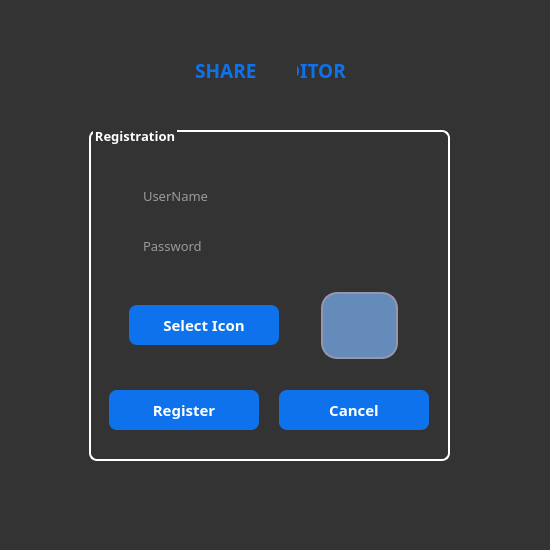
<?xml version="1.0" encoding="UTF-8"?>
<ui version="4.0">
 <class>RegisterDialog</class>
 <widget class="QDialog" name="RegisterDialog">
  <property name="geometry">
   <rect>
    <x>0</x>
    <y>0</y>
    <width>550</width>
    <height>550</height>
   </rect>
  </property>
  <property name="sizePolicy">
   <sizepolicy hsizetype="Fixed" vsizetype="Fixed">
    <horstretch>0</horstretch>
    <verstretch>0</verstretch>
   </sizepolicy>
  </property>
  <property name="minimumSize">
   <size>
    <width>550</width>
    <height>550</height>
   </size>
  </property>
  <property name="maximumSize">
   <size>
    <width>550</width>
    <height>550</height>
   </size>
  </property>
  <property name="font">
   <font>
    <family>Calibri</family>
    <pointsize>10</pointsize>
   </font>
  </property>
  <property name="windowTitle">
   <string>Shared Editor - Profile</string>
  </property>
  <property name="styleSheet">
   <string notr="true">background-color:#333;
border-radius:15px;
border-color:5px rgb(222, 222, 222)</string>
  </property>
  <widget class="QGroupBox" name="groupBox">
   <property name="geometry">
    <rect>
     <x>89</x>
     <y>130</y>
     <width>361</width>
     <height>331</height>
    </rect>
   </property>
   <property name="font">
    <font>
     <family>Bahnschrift SemiBold</family>
     <pointsize>10</pointsize>
     <weight>75</weight>
     <bold>true</bold>
    </font>
   </property>
   <property name="styleSheet">
    <string notr="true">QGroupBox {
    border: 2px solid gray;
    border-radius: 8px;
    margin-top: 0.5em;

    border-color: rgb(255, 255, 255)
}


QGroupBox::title {
    subcontrol-origin: margin;
    left: 4px;
	bottom: 6px;
    padding: 3 0 3 0;
    color: rgb(255, 255, 255)
}

</string>
   </property>
   <property name="title">
    <string>Registration</string>
   </property>
   <widget class="QPushButton" name="RegisterPushButton">
    <property name="geometry">
     <rect>
      <x>20</x>
      <y>260</y>
      <width>150</width>
      <height>40</height>
     </rect>
    </property>
    <property name="font">
     <font>
      <family>Bahnschrift SemiBold</family>
      <pointsize>11</pointsize>
      <weight>75</weight>
      <bold>true</bold>
     </font>
    </property>
    <property name="styleSheet">
     <string notr="true">background-color: 
rgb(150, 150, 175);
background-color: rgb(14, 114, 237);

color:rgb(255, 255, 255);

 border-radius: 8px;</string>
    </property>
    <property name="text">
     <string>Register</string>
    </property>
   </widget>
   <widget class="QWidget" name="layoutWidget_2">
    <property name="geometry">
     <rect>
      <x>20</x>
      <y>90</y>
      <width>311</width>
      <height>52</height>
     </rect>
    </property>
    <layout class="QHBoxLayout" name="horizontalLayout_4">
     <property name="spacing">
      <number>16</number>
     </property>
     <property name="leftMargin">
      <number>16</number>
     </property>
     <property name="topMargin">
      <number>8</number>
     </property>
     <property name="rightMargin">
      <number>16</number>
     </property>
     <property name="bottomMargin">
      <number>8</number>
     </property>
     <item>
      <widget class="QLabel" name="label_3">
       <property name="styleSheet">
        <string notr="true">color:white;</string>
       </property>
       <property name="text">
        <string>&lt;html&gt;&lt;head/&gt;&lt;body&gt;&lt;p&gt;&lt;img src=&quot;:/icons/icons/lock.png&quot;/&gt;&lt;/p&gt;&lt;/body&gt;&lt;/html&gt;</string>
       </property>
      </widget>
     </item>
     <item>
      <widget class="QLineEdit" name="lineEdit_Choose_Password">
       <property name="font">
        <font>
         <family>Bahnschrift SemiBold</family>
         <pointsize>10</pointsize>
        </font>
       </property>
       <property name="styleSheet">
        <string notr="true">color:#717072;
color: rgb(150, 150, 175);
color: white;
border-bottom: 1 px solid #717072;</string>
       </property>
       <property name="text">
        <string/>
       </property>
       <property name="echoMode">
        <enum>QLineEdit::Normal</enum>
       </property>
       <property name="alignment">
        <set>Qt::AlignLeading|Qt::AlignLeft|Qt::AlignVCenter</set>
       </property>
       <property name="placeholderText">
        <string>Password</string>
       </property>
      </widget>
     </item>
    </layout>
   </widget>
   <widget class="QWidget" name="layoutWidget_3">
    <property name="geometry">
     <rect>
      <x>20</x>
      <y>40</y>
      <width>311</width>
      <height>52</height>
     </rect>
    </property>
    <layout class="QHBoxLayout" name="horizontalLayout">
     <property name="spacing">
      <number>16</number>
     </property>
     <property name="leftMargin">
      <number>16</number>
     </property>
     <property name="topMargin">
      <number>8</number>
     </property>
     <property name="rightMargin">
      <number>16</number>
     </property>
     <property name="bottomMargin">
      <number>8</number>
     </property>
     <item>
      <widget class="QLabel" name="label_7">
       <property name="styleSheet">
        <string notr="true"/>
       </property>
       <property name="text">
        <string>&lt;html&gt;&lt;head/&gt;&lt;body&gt;&lt;p&gt;&lt;img src=&quot;:/icons/icons/account.png&quot;/&gt;&lt;/p&gt;&lt;/body&gt;&lt;/html&gt;</string>
       </property>
      </widget>
     </item>
     <item>
      <widget class="QLineEdit" name="lineEdit_Choose_Username">
       <property name="font">
        <font>
         <family>Bahnschrift SemiBold</family>
         <pointsize>10</pointsize>
        </font>
       </property>
       <property name="styleSheet">
        <string notr="true">color:#717072;
color: rgb(150, 150, 175);
color: white;
border-bottom: 1 px solid #717072;</string>
       </property>
       <property name="text">
        <string/>
       </property>
       <property name="echoMode">
        <enum>QLineEdit::Normal</enum>
       </property>
       <property name="alignment">
        <set>Qt::AlignLeading|Qt::AlignLeft|Qt::AlignVCenter</set>
       </property>
       <property name="placeholderText">
        <string>UserName</string>
       </property>
      </widget>
     </item>
    </layout>
   </widget>
   <widget class="QPushButton" name="SelectIconPushButton">
    <property name="geometry">
     <rect>
      <x>40</x>
      <y>175</y>
      <width>150</width>
      <height>40</height>
     </rect>
    </property>
    <property name="font">
     <font>
      <family>Bahnschrift SemiBold</family>
      <pointsize>11</pointsize>
      <weight>75</weight>
      <bold>true</bold>
     </font>
    </property>
    <property name="styleSheet">
     <string notr="true">background-color: 
rgb(150, 150, 175);
background-color: rgb(14, 114, 237);

color:rgb(255, 255, 255);

 border-radius: 8px;</string>
    </property>
    <property name="text">
     <string>Select Icon</string>
    </property>
   </widget>
   <widget class="QLabel" name="IconPreview">
    <property name="geometry">
     <rect>
      <x>200</x>
      <y>130</y>
      <width>141</width>
      <height>131</height>
     </rect>
    </property>
    <property name="styleSheet">
     <string notr="true">border-radius:16px;
background-color:rgb(150, 150, 175);
background-color: rgb(101, 139, 186);
border:2px solid rgb(150, 150, 175);
padding: 16px;
margin: 32px;
color: white;</string>
    </property>
    <property name="text">
     <string/>
    </property>
    <property name="alignment">
     <set>Qt::AlignCenter</set>
    </property>
   </widget>
   <widget class="QPushButton" name="RegisterPushButton_2">
    <property name="geometry">
     <rect>
      <x>190</x>
      <y>260</y>
      <width>150</width>
      <height>40</height>
     </rect>
    </property>
    <property name="font">
     <font>
      <family>Bahnschrift SemiBold</family>
      <pointsize>11</pointsize>
      <weight>75</weight>
      <bold>true</bold>
     </font>
    </property>
    <property name="styleSheet">
     <string notr="true">background-color: 
rgb(150, 150, 175);
background-color: rgb(14, 114, 237);

color:rgb(255, 255, 255);

 border-radius: 8px;</string>
    </property>
    <property name="text">
     <string>Cancel</string>
    </property>
   </widget>
  </widget>
  <widget class="QLabel" name="label_4">
   <property name="geometry">
    <rect>
     <x>110</x>
     <y>40</y>
     <width>321</width>
     <height>61</height>
    </rect>
   </property>
   <property name="font">
    <font>
     <family>Bahnschrift SemiBold</family>
     <pointsize>14</pointsize>
     <weight>75</weight>
     <bold>true</bold>
    </font>
   </property>
   <property name="styleSheet">
    <string notr="true">color: rgb(150, 150, 175);
color: rgb(101, 139, 186);
color: rgb(14, 114, 237);
</string>
   </property>
   <property name="frameShape">
    <enum>QFrame::NoFrame</enum>
   </property>
   <property name="frameShadow">
    <enum>QFrame::Sunken</enum>
   </property>
   <property name="text">
    <string>&lt;html&gt;&lt;head/&gt;&lt;body&gt;&lt;p align=&quot;center&quot;&gt;SHARED &lt;img src=&quot;:/icons/icons/share.png&quot;/&gt; EDITOR&lt;/p&gt;&lt;/body&gt;&lt;/html&gt;</string>
   </property>
   <property name="textFormat">
    <enum>Qt::RichText</enum>
   </property>
   <property name="scaledContents">
    <bool>false</bool>
   </property>
   <property name="alignment">
    <set>Qt::AlignCenter</set>
   </property>
   <property name="margin">
    <number>0</number>
   </property>
  </widget>
  <widget class="QLabel" name="label_2">
   <property name="geometry">
    <rect>
     <x>256</x>
     <y>50</y>
     <width>41</width>
     <height>49</height>
    </rect>
   </property>
   <property name="styleSheet">
    <string notr="true">color: white;
</string>
   </property>
   <property name="text">
    <string>&lt;html&gt;&lt;head/&gt;&lt;body&gt;&lt;p&gt;&lt;img src=&quot;:/icons/icons/share.png&quot;/&gt;&lt;/p&gt;&lt;/body&gt;&lt;/html&gt;</string>
   </property>
  </widget>
 </widget>
 <resources/>
 <connections/>
</ui>
